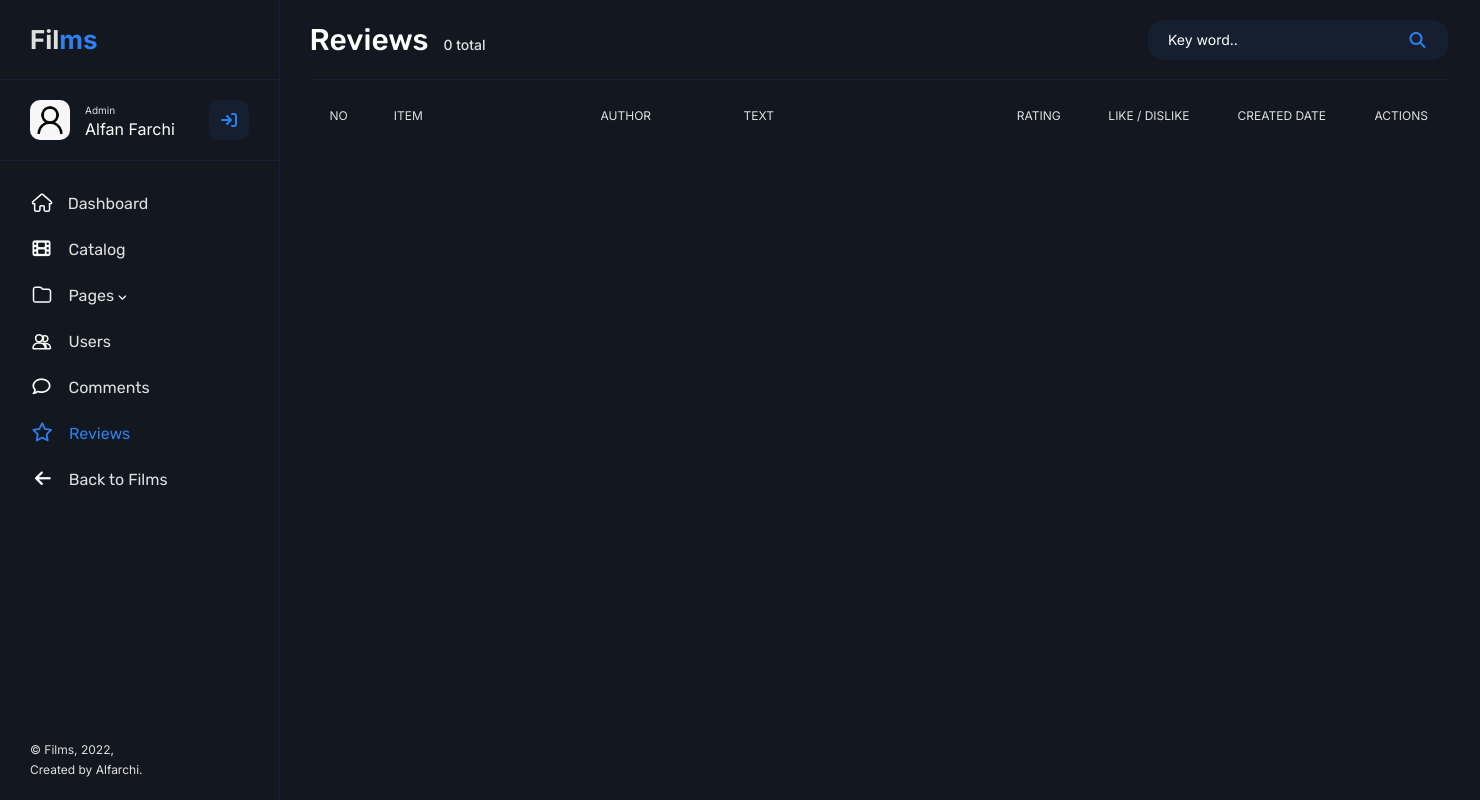
The app's page /admin/reviews.php, older data.
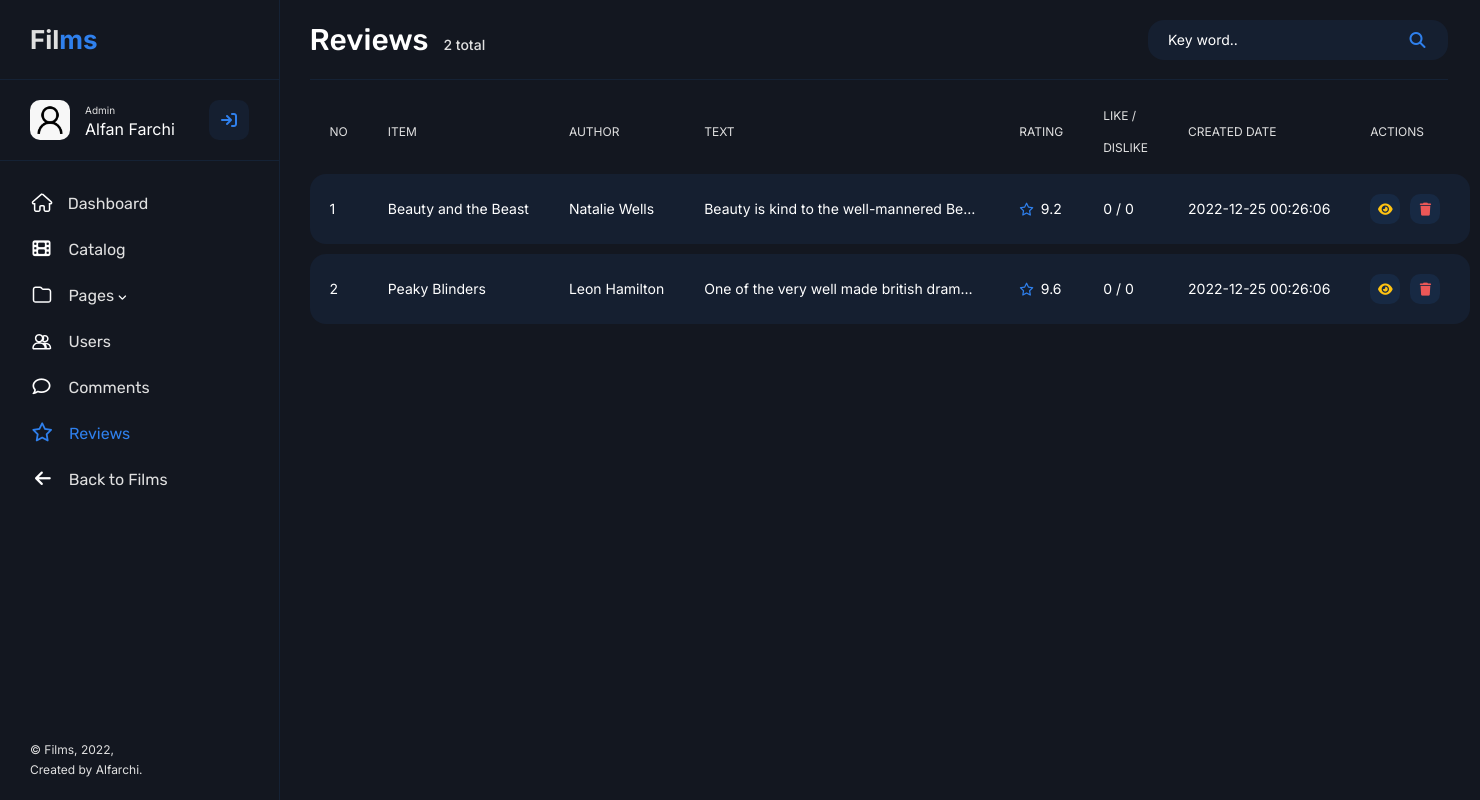
The same page, newer data.
### tables this page shows
create table user_film (
    id_view int primary key auto_increment,
    id_user int,
    id_film int,
    review_title varchar(100),
    comment varchar(500),
    review varchar(500),
    rate float,
    save char(1),
    view_date datetime,
    foreign key (id_user) references user (id_user),
    foreign key (id_film) references film (id_film)
);

create table film (
    id_film int primary key auto_increment,
    title varchar(50),
    label varchar(10),
    rating float,
    genre varchar(20),
    year int,
    age int,
    image varchar(50),
    video varchar(50),
    film_desc varchar(500),
    film_date datetime,
    id_category int,
    foreign key (id_category) references category (id_category)
);

create table user (
    id_user int primary key auto_increment,
    email varchar(40),
    password varchar(255),
    username varchar(30),
    create_date datetime
);

### main/functions.php (called while the page is built, shortened)
<?php
$conn = mysqli_connect("localhost", "root", "", "films");
function query($query) {
    global $conn;
    $result = mysqli_query($conn, $query);
    $rows = [];
    while($row = mysqli_fetch_assoc($result)) {
        $rows[] = $row;
    }
    return $rows;
}
?>

### admin/reviews.php (the view, shortened to what this page needs)
<?php
require "../main/functions.php";
$review = query("SELECT * FROM user INNER JOIN user_film ON user.id_user = user_film.id_user INNER JOIN film ON film.id_film = user_film.id_film WHERE review IS NOT NULL");
$count = query("SELECT COUNT(id_view) AS count FROM user INNER JOIN user_film ON user.id_user = user_film.id_user INNER JOIN film ON film.id_film = user_film.id_film WHERE review IS NOT NULL");
?>
<!DOCTYPE html>
<html lang="en">
    <head>
        <link rel="stylesheet" href="../assets/styles/style.css">
        <link href="https://cdn.jsdelivr.net/npm/bootstrap@5.2.2/dist/css/bootstrap.min.css" rel="stylesheet">
    </head>
    <body>
        <section class="sidebar">
            <a href="" class="sidebar__logo">Fil<span>ms</span></a>
            <div class="sidebar__user">
                <img class="sidebar__avatar" src="../assets/images/icon/user.jpeg" alt="" height="40px" width="40px">
                <span>Admin</span>
                <p>Alfan Farchi</p>
                <button class="sidebar__user-btn"><i class="fa-solid fa-arrow-right-to-bracket"></i></button>
            </div>
            <div class="sidebar__nav">
                <ul class="sidebar__nav-content">
                    <li class="sidebar__nav-item"><a href="#"><i class="fa-solid fa-house"></i>Dashboard</li></a>
                    <li class="sidebar__nav-item"><a href="./catalog.php"><i class="fa-solid fa-film default"></i>Catalog</li></a>
                    <li class="sidebar__nav-item"><a href="#"><i class="fa-solid fa-folder"></i>Pages <i class="fa-solid fa-angle-down default"></i></li></a>
                    <li class="sidebar__nav-item"><a href="./users.php"><i class="fa-solid fa-user-group"></i>Users</li></a>
                    <li class="sidebar__nav-item"><a href="./comments.php"><i class="fa-regular fa-comment default"></i>Comments</li></a>
                    <li class="sidebar__nav-item"><a href="./reviews.php" class="active"><i class="fa-regular fa-star default"></i>Reviews</li></a>
                    <li class="sidebar__nav-item"><a href="../index.php"><i class="fa-solid fa-arrow-left default"></i>Back to Films</li></a>
                </ul>
            </div>
            <p class="sidebar__footer">© Films, 2022,<br>Created by Alfarchi.</p>
        </section>
        <main class="main">
            <div class="container-fluid">
                <div class="row">
                    <div class="col-12">
                        <div class="main__header">
                            <?php $i = 1 ?> <?php foreach($count as $row): ?>
                            <h2 class="main__header-title">Reviews&ensp;<span><?php echo $row["count"]; ?> total</span></h2>
                            <?php $i++ ?> <?php endforeach; ?>
                            <form action="" method="post" spellcheck="false" autocomplete="off" class="nav__form nav__admin">
                                <input type="input" name="keyword" placeholder="Key word.." class="nav__search search__admin">
                                <button type="submit" name="search" class="nav__action-btn"><i class="fa-solid fa-magnifying-glass"></i></button>
                            </form>
                        </div>
                    </div>
                    <div class="col-12">
                        <table class="main__table">
                            <thead>
                                <tr>
                                    <td class="reviews__id">NO</td>
                                    <td class="reviews__item">ITEM</td>
                                    <td class="reviews__author">AUTHOR</td>
                                    <td class="reviews__text">TEXT</td>
                                    <td class="reviews__rating">RATING</td>
                                    <td class="reviews__like">LIKE / DISLIKE</td>
                                    <td class="reviews__date">CREATED DATE</td>
                                    <td class="reviews__actions">ACTIONS</td>
                                </tr>
                            </thead>
                            <tbody>
                                <?php $i = 1 ?>
                                <?php foreach($review as $row): ?>
                                <tr>
                                    <td class="reviews__id"><?php echo $i; ?></td>
                                    <td class="reviews__item"><a class="catalog__title" href="../main/details.php?id=<?php echo $row["id_film"]; ?>"><?php echo $row["title"]; ?></a></td>
                                    <td class="reviews__author"><?php echo $row["username"]; ?></td>
                                    <td class="reviews__text">
                                        <div class="views__text"><p><?php echo $row["review"]; ?></p></div>
                                    </td>
                                    <td class="reviews__rating"><i class="fa-regular fa-star"></i>&ensp;<?php echo $row["rate"]; ?></td>
                                    <td class="reviews__like">0 / 0</td>
                                    <td class="reviews__date"><?php echo $row["view_date"]; ?></td>
                                    <td class="actions__button"><a href="" onclick="return confirm('Hide review?')"><i class="fa-solid fa-eye"></i></a><a href="./deleteReview.php?id=<?php echo $row["id_view"]; ?>" onclick="return confirm('Delete review?')"><i class="fa-solid fa-trash"></i></a></td>
                                </tr>
                                <?php $i++ ?>
                                <?php endforeach; ?>
                            </tbody>
                        </table>
                    </div>
                </div>
            </div>
    </body>
</html>

Row changes from the older to the newer data that the page shows:
added user_film: id_film.title "Beauty and the Beast", id_user.username "Natalie Wells", review "Beauty is kind to the well-mannered Be…", rate "9.2", view_date "2022-12-25 00:26:06"
added user_film: id_film.title "Peaky Blinders", id_user.username "Leon Hamilton", review "One of the very well made british dram…", rate "9.6", view_date "2022-12-25 00:26:06"
Text that changed along with them:
new list line: "Reviews 2 total"
list line gone: "Reviews 0 total"
